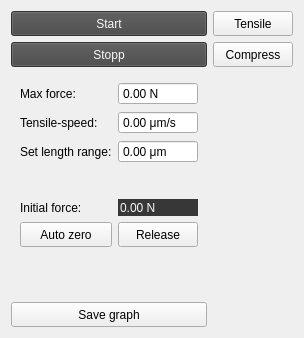
           <widget class="QWidget" name="Sone1" native="true">
            <property name="styleSheet">
             <string notr="true"/>
            </property>
            <layout class="QGridLayout" name="gridLayout_3">
             <item row="7" column="0">
              <widget class="QPushButton" name="stopButton">
               <property name="minimumSize">
                <size>
                 <width>0</width>
                 <height>25</height>
                </size>
               </property>
               <property name="palette">
                <palette>
                 <active>
                  <colorrole role="WindowText">
                   <brush brushstyle="SolidPattern">
                    <color alpha="255">
                     <red>249</red>
                     <green>249</green>
                     <blue>249</blue>
                    </color>
                   </brush>
                  </colorrole>
                  <colorrole role="Button">
                   <brush brushstyle="SolidPattern">
                    <color alpha="255">
                     <red>70</red>
                     <green>70</green>
                     <blue>70</blue>
                    </color>
                   </brush>
                  </colorrole>
                  <colorrole role="Text">
                   <brush brushstyle="SolidPattern">
                    <color alpha="255">
                     <red>249</red>
                     <green>249</green>
                     <blue>249</blue>
                    </color>
                   </brush>
                  </colorrole>
                  <colorrole role="ButtonText">
                   <brush brushstyle="SolidPattern">
                    <color alpha="255">
                     <red>249</red>
                     <green>249</green>
                     <blue>249</blue>
                    </color>
                   </brush>
                  </colorrole>
                  <colorrole role="Base">
                   <brush brushstyle="SolidPattern">
                    <color alpha="255">
                     <red>70</red>
                     <green>70</green>
                     <blue>70</blue>
                    </color>
                   </brush>
                  </colorrole>
                  <colorrole role="Window">
                   <brush brushstyle="SolidPattern">
                    <color alpha="255">
                     <red>70</red>
                     <green>70</green>
                     <blue>70</blue>
                    </color>
                   </brush>
                  </colorrole>
                  <colorrole role="PlaceholderText">
                   <brush brushstyle="NoBrush">
                    <color alpha="128">
                     <red>249</red>
                     <green>249</green>
                     <blue>249</blue>
                    </color>
                   </brush>
                  </colorrole>
                 </active>
                 <inactive>
                  <colorrole role="WindowText">
                   <brush brushstyle="SolidPattern">
                    <color alpha="255">
                     <red>249</red>
                     <green>249</green>
                     <blue>249</blue>
                    </color>
                   </brush>
                  </colorrole>
                  <colorrole role="Button">
                   <brush brushstyle="SolidPattern">
                    <color alpha="255">
                     <red>70</red>
                     <green>70</green>
                     <blue>70</blue>
                    </color>
                   </brush>
                  </colorrole>
                  <colorrole role="Text">
                   <brush brushstyle="SolidPattern">
                    <color alpha="255">
                     <red>249</red>
                     <green>249</green>
                     <blue>249</blue>
                    </color>
                   </brush>
                  </colorrole>
                  <colorrole role="ButtonText">
                   <brush brushstyle="SolidPattern">
                    <color alpha="255">
                     <red>249</red>
                     <green>249</green>
                     <blue>249</blue>
                    </color>
                   </brush>
                  </colorrole>
                  <colorrole role="Base">
                   <brush brushstyle="SolidPattern">
                    <color alpha="255">
                     <red>70</red>
                     <green>70</green>
                     <blue>70</blue>
                    </color>
                   </brush>
                  </colorrole>
                  <colorrole role="Window">
                   <brush brushstyle="SolidPattern">
                    <color alpha="255">
                     <red>70</red>
                     <green>70</green>
                     <blue>70</blue>
                    </color>
                   </brush>
                  </colorrole>
                  <colorrole role="PlaceholderText">
                   <brush brushstyle="NoBrush">
                    <color alpha="128">
                     <red>249</red>
                     <green>249</green>
                     <blue>249</blue>
                    </color>
                   </brush>
                  </colorrole>
                 </inactive>
                 <disabled>
                  <colorrole role="WindowText">
                   <brush brushstyle="SolidPattern">
                    <color alpha="255">
                     <red>249</red>
                     <green>249</green>
                     <blue>249</blue>
                    </color>
                   </brush>
                  </colorrole>
                  <colorrole role="Button">
                   <brush brushstyle="SolidPattern">
                    <color alpha="255">
                     <red>70</red>
                     <green>70</green>
                     <blue>70</blue>
                    </color>
                   </brush>
                  </colorrole>
                  <colorrole role="Text">
                   <brush brushstyle="SolidPattern">
                    <color alpha="255">
                     <red>249</red>
                     <green>249</green>
                     <blue>249</blue>
                    </color>
                   </brush>
                  </colorrole>
                  <colorrole role="ButtonText">
                   <brush brushstyle="SolidPattern">
                    <color alpha="255">
                     <red>249</red>
                     <green>249</green>
                     <blue>249</blue>
                    </color>
                   </brush>
                  </colorrole>
                  <colorrole role="Base">
                   <brush brushstyle="SolidPattern">
                    <color alpha="255">
                     <red>70</red>
                     <green>70</green>
                     <blue>70</blue>
                    </color>
                   </brush>
                  </colorrole>
                  <colorrole role="Window">
                   <brush brushstyle="SolidPattern">
                    <color alpha="255">
                     <red>70</red>
                     <green>70</green>
                     <blue>70</blue>
                    </color>
                   </brush>
                  </colorrole>
                  <colorrole role="PlaceholderText">
                   <brush brushstyle="NoBrush">
                    <color alpha="128">
                     <red>249</red>
                     <green>249</green>
                     <blue>249</blue>
                    </color>
                   </brush>
                  </colorrole>
                 </disabled>
                </palette>
               </property>
               <property name="text">
                <string>Stopp</string>
               </property>
              </widget>
             </item>
             <item row="8" column="1">
              <widget class="QWidget" name="widget" native="true"/>
             </item>
             <item row="6" column="0">
              <widget class="QPushButton" name="startButton">
               <property name="minimumSize">
                <size>
                 <width>0</width>
                 <height>25</height>
                </size>
               </property>
               <property name="palette">
                <palette>
                 <active>
                  <colorrole role="WindowText">
                   <brush brushstyle="SolidPattern">
                    <color alpha="255">
                     <red>249</red>
                     <green>249</green>
                     <blue>249</blue>
                    </color>
                   </brush>
                  </colorrole>
                  <colorrole role="Button">
                   <brush brushstyle="SolidPattern">
                    <color alpha="255">
                     <red>70</red>
                     <green>70</green>
                     <blue>70</blue>
                    </color>
                   </brush>
                  </colorrole>
                  <colorrole role="Text">
                   <brush brushstyle="SolidPattern">
                    <color alpha="255">
                     <red>249</red>
                     <green>249</green>
                     <blue>249</blue>
                    </color>
                   </brush>
                  </colorrole>
                  <colorrole role="ButtonText">
                   <brush brushstyle="SolidPattern">
                    <color alpha="255">
                     <red>249</red>
                     <green>249</green>
                     <blue>249</blue>
                    </color>
                   </brush>
                  </colorrole>
                  <colorrole role="Base">
                   <brush brushstyle="SolidPattern">
                    <color alpha="255">
                     <red>70</red>
                     <green>70</green>
                     <blue>70</blue>
                    </color>
                   </brush>
                  </colorrole>
                  <colorrole role="Window">
                   <brush brushstyle="SolidPattern">
                    <color alpha="255">
                     <red>70</red>
                     <green>70</green>
                     <blue>70</blue>
                    </color>
                   </brush>
                  </colorrole>
                  <colorrole role="PlaceholderText">
                   <brush brushstyle="NoBrush">
                    <color alpha="128">
                     <red>249</red>
                     <green>249</green>
                     <blue>249</blue>
                    </color>
                   </brush>
                  </colorrole>
                 </active>
                 <inactive>
                  <colorrole role="WindowText">
                   <brush brushstyle="SolidPattern">
                    <color alpha="255">
                     <red>249</red>
                     <green>249</green>
                     <blue>249</blue>
                    </color>
                   </brush>
                  </colorrole>
                  <colorrole role="Button">
                   <brush brushstyle="SolidPattern">
                    <color alpha="255">
                     <red>70</red>
                     <green>70</green>
                     <blue>70</blue>
                    </color>
                   </brush>
                  </colorrole>
                  <colorrole role="Text">
                   <brush brushstyle="SolidPattern">
                    <color alpha="255">
                     <red>249</red>
                     <green>249</green>
                     <blue>249</blue>
                    </color>
                   </brush>
                  </colorrole>
                  <colorrole role="ButtonText">
                   <brush brushstyle="SolidPattern">
                    <color alpha="255">
                     <red>249</red>
                     <green>249</green>
                     <blue>249</blue>
                    </color>
                   </brush>
                  </colorrole>
                  <colorrole role="Base">
                   <brush brushstyle="SolidPattern">
                    <color alpha="255">
                     <red>70</red>
                     <green>70</green>
                     <blue>70</blue>
                    </color>
                   </brush>
                  </colorrole>
                  <colorrole role="Window">
                   <brush brushstyle="SolidPattern">
                    <color alpha="255">
                     <red>70</red>
                     <green>70</green>
                     <blue>70</blue>
                    </color>
                   </brush>
                  </colorrole>
                  <colorrole role="PlaceholderText">
                   <brush brushstyle="NoBrush">
                    <color alpha="128">
                     <red>249</red>
                     <green>249</green>
                     <blue>249</blue>
                    </color>
                   </brush>
                  </colorrole>
                 </inactive>
                 <disabled>
                  <colorrole role="WindowText">
                   <brush brushstyle="SolidPattern">
                    <color alpha="255">
                     <red>249</red>
                     <green>249</green>
                     <blue>249</blue>
                    </color>
                   </brush>
                  </colorrole>
                  <colorrole role="Button">
                   <brush brushstyle="SolidPattern">
                    <color alpha="255">
                     <red>70</red>
                     <green>70</green>
                     <blue>70</blue>
                    </color>
                   </brush>
                  </colorrole>
                  <colorrole role="Text">
                   <brush brushstyle="SolidPattern">
                    <color alpha="255">
                     <red>249</red>
                     <green>249</green>
                     <blue>249</blue>
                    </color>
                   </brush>
                  </colorrole>
                  <colorrole role="ButtonText">
                   <brush brushstyle="SolidPattern">
                    <color alpha="255">
                     <red>249</red>
                     <green>249</green>
                     <blue>249</blue>
                    </color>
                   </brush>
                  </colorrole>
                  <colorrole role="Base">
                   <brush brushstyle="SolidPattern">
                    <color alpha="255">
                     <red>70</red>
                     <green>70</green>
                     <blue>70</blue>
                    </color>
                   </brush>
                  </colorrole>
                  <colorrole role="Window">
                   <brush brushstyle="SolidPattern">
                    <color alpha="255">
                     <red>70</red>
                     <green>70</green>
                     <blue>70</blue>
                    </color>
                   </brush>
                  </colorrole>
                  <colorrole role="PlaceholderText">
                   <brush brushstyle="NoBrush">
                    <color alpha="128">
                     <red>249</red>
                     <green>249</green>
                     <blue>249</blue>
                    </color>
                   </brush>
                  </colorrole>
                 </disabled>
                </palette>
               </property>
               <property name="text">
                <string>Start</string>
               </property>
              </widget>
             </item>
             <item row="6" column="1">
              <widget class="QPushButton" name="tensileButton">
               <property name="minimumSize">
                <size>
                 <width>0</width>
                 <height>25</height>
                </size>
               </property>
               <property name="text">
                <string>Tensile</string>
               </property>
              </widget>
             </item>
             <item row="8" column="0">
              <widget class="QWidget" name="sone1_1" native="true">
               <layout class="QGridLayout" name="gridLayout_2">
                <item row="1" column="0">
                 <widget class="QLabel" name="label">
                  <property name="text">
                   <string>Tensile-speed:</string>
                  </property>
                 </widget>
                </item>
                <item row="5" column="1">
                 <widget class="QPushButton" name="releaseMatButton">
                  <property name="minimumSize">
                   <size>
                    <width>0</width>
                    <height>25</height>
                   </size>
                  </property>
                  <property name="text">
                   <string>Release</string>
                  </property>
                 </widget>
                </item>
                <item row="6" column="1">
                 <spacer name="verticalSpacer_2">
                  <property name="orientation">
                   <enum>Qt::Vertical</enum>
                  </property>
                  <property name="sizeType">
                   <enum>QSizePolicy::Preferred</enum>
                  </property>
                  <property name="sizeHint" stdset="0">
                   <size>
                    <width>20</width>
                    <height>40</height>
                   </size>
                  </property>
                 </spacer>
                </item>
                <item row="0" column="1">
                 <widget class="QDoubleSpinBox" name="RWmaxForce">
                  <property name="buttonSymbols">
                   <enum>QAbstractSpinBox::NoButtons</enum>
                  </property>
                  <property name="suffix">
                   <string> N</string>
                  </property>
                  <property name="maximum">
                   <double>2500.000000000000000</double>
                  </property>
                 </widget>
                </item>
                <item row="3" column="1">
                 <spacer name="verticalSpacer">
                  <property name="orientation">
                   <enum>Qt::Vertical</enum>
                  </property>
                  <property name="sizeType">
                   <enum>QSizePolicy::Preferred</enum>
                  </property>
                  <property name="sizeHint" stdset="0">
                   <size>
                    <width>20</width>
                    <height>30</height>
                   </size>
                  </property>
                 </spacer>
                </item>
                <item row="5" column="0">
                 <widget class="QPushButton" name="autoZeroButton">
                  <property name="minimumSize">
                   <size>
                    <width>0</width>
                    <height>25</height>
                   </size>
                  </property>
                  <property name="text">
                   <string>Auto zero</string>
                  </property>
                 </widget>
                </item>
                <item row="4" column="0">
                 <widget class="QLabel" name="label_4">
                  <property name="text">
                   <string>Initial force:</string>
                  </property>
                 </widget>
                </item>
                <item row="0" column="0">
                 <widget class="QLabel" name="label_2">
                  <property name="text">
                   <string>Max force:</string>
                  </property>
                 </widget>
                </item>
                <item row="2" column="0">
                 <widget class="QLabel" name="label_3">
                  <property name="text">
                   <string>Set length range:</string>
                  </property>
                 </widget>
                </item>
                <item row="4" column="1">
                 <widget class="QDoubleSpinBox" name="RWinitialForce">
                  <property name="palette">
                   <palette>
                    <active>
                     <colorrole role="WindowText">
                      <brush brushstyle="SolidPattern">
                       <color alpha="255">
                        <red>249</red>
                        <green>249</green>
                        <blue>249</blue>
                       </color>
                      </brush>
                     </colorrole>
                     <colorrole role="Button">
                      <brush brushstyle="SolidPattern">
                       <color alpha="255">
                        <red>55</red>
                        <green>55</green>
                        <blue>55</blue>
                       </color>
                      </brush>
                     </colorrole>
                     <colorrole role="Text">
                      <brush brushstyle="SolidPattern">
                       <color alpha="255">
                        <red>249</red>
                        <green>249</green>
                        <blue>249</blue>
                       </color>
                      </brush>
                     </colorrole>
                     <colorrole role="ButtonText">
                      <brush brushstyle="SolidPattern">
                       <color alpha="255">
                        <red>249</red>
                        <green>249</green>
                        <blue>249</blue>
                       </color>
                      </brush>
                     </colorrole>
                     <colorrole role="Base">
                      <brush brushstyle="SolidPattern">
                       <color alpha="255">
                        <red>55</red>
                        <green>55</green>
                        <blue>55</blue>
                       </color>
                      </brush>
                     </colorrole>
                     <colorrole role="Window">
                      <brush brushstyle="SolidPattern">
                       <color alpha="255">
                        <red>55</red>
                        <green>55</green>
                        <blue>55</blue>
                       </color>
                      </brush>
                     </colorrole>
                     <colorrole role="PlaceholderText">
                      <brush brushstyle="NoBrush">
                       <color alpha="128">
                        <red>249</red>
                        <green>249</green>
                        <blue>249</blue>
                       </color>
                      </brush>
                     </colorrole>
                    </active>
                    <inactive>
                     <colorrole role="WindowText">
                      <brush brushstyle="SolidPattern">
                       <color alpha="255">
                        <red>249</red>
                        <green>249</green>
                        <blue>249</blue>
                       </color>
                      </brush>
                     </colorrole>
                     <colorrole role="Button">
                      <brush brushstyle="SolidPattern">
                       <color alpha="255">
                        <red>55</red>
                        <green>55</green>
                        <blue>55</blue>
                       </color>
                      </brush>
                     </colorrole>
                     <colorrole role="Text">
                      <brush brushstyle="SolidPattern">
                       <color alpha="255">
                        <red>249</red>
                        <green>249</green>
                        <blue>249</blue>
                       </color>
                      </brush>
                     </colorrole>
                     <colorrole role="ButtonText">
                      <brush brushstyle="SolidPattern">
                       <color alpha="255">
                        <red>249</red>
                        <green>249</green>
                        <blue>249</blue>
                       </color>
                      </brush>
                     </colorrole>
                     <colorrole role="Base">
                      <brush brushstyle="SolidPattern">
                       <color alpha="255">
                        <red>55</red>
                        <green>55</green>
                        <blue>55</blue>
                       </color>
                      </brush>
                     </colorrole>
                     <colorrole role="Window">
                      <brush brushstyle="SolidPattern">
                       <color alpha="255">
                        <red>55</red>
                        <green>55</green>
                        <blue>55</blue>
                       </color>
                      </brush>
                     </colorrole>
                     <colorrole role="PlaceholderText">
                      <brush brushstyle="NoBrush">
                       <color alpha="128">
                        <red>249</red>
                        <green>249</green>
                        <blue>249</blue>
                       </color>
                      </brush>
                     </colorrole>
                    </inactive>
                    <disabled>
                     <colorrole role="WindowText">
                      <brush brushstyle="SolidPattern">
                       <color alpha="255">
                        <red>249</red>
                        <green>249</green>
                        <blue>249</blue>
                       </color>
                      </brush>
                     </colorrole>
                     <colorrole role="Button">
                      <brush brushstyle="SolidPattern">
                       <color alpha="255">
                        <red>55</red>
                        <green>55</green>
                        <blue>55</blue>
                       </color>
                      </brush>
                     </colorrole>
                     <colorrole role="Text">
                      <brush brushstyle="SolidPattern">
                       <color alpha="255">
                        <red>249</red>
                        <green>249</green>
                        <blue>249</blue>
                       </color>
                      </brush>
                     </colorrole>
                     <colorrole role="ButtonText">
                      <brush brushstyle="SolidPattern">
                       <color alpha="255">
                        <red>249</red>
                        <green>249</green>
                        <blue>249</blue>
                       </color>
                      </brush>
                     </colorrole>
                     <colorrole role="Base">
                      <brush brushstyle="SolidPattern">
                       <color alpha="255">
                        <red>55</red>
                        <green>55</green>
                        <blue>55</blue>
                       </color>
                      </brush>
                     </colorrole>
                     <colorrole role="Window">
                      <brush brushstyle="SolidPattern">
                       <color alpha="255">
                        <red>55</red>
                        <green>55</green>
                        <blue>55</blue>
                       </color>
                      </brush>
                     </colorrole>
                     <colorrole role="PlaceholderText">
                      <brush brushstyle="NoBrush">
                       <color alpha="128">
                        <red>249</red>
                        <green>249</green>
                        <blue>249</blue>
                       </color>
                      </brush>
                     </colorrole>
                    </disabled>
                   </palette>
                  </property>
                  <property name="frame">
                   <bool>false</bool>
                  </property>
                  <property name="alignment">
                   <set>Qt::AlignLeading|Qt::AlignLeft|Qt::AlignVCenter</set>
                  </property>
                  <property name="buttonSymbols">
                   <enum>QAbstractSpinBox::NoButtons</enum>
                  </property>
                  <property name="keyboardTracking">
                   <bool>true</bool>
                  </property>
                  <property name="suffix">
                   <string> N</string>
                  </property>
                 </widget>
                </item>
                <item row="1" column="1">
                 <widget class="QDoubleSpinBox" name="RWtensileSpeed">
                  <property name="buttonSymbols">
                   <enum>QAbstractSpinBox::NoButtons</enum>
                  </property>
                  <property name="suffix">
                   <string> μm/s</string>
                  </property>
                 </widget>
                </item>
                <item row="2" column="1">
                 <widget class="QDoubleSpinBox" name="RWlengthRange">
                  <property name="buttonSymbols">
                   <enum>QAbstractSpinBox::NoButtons</enum>
                  </property>
                  <property name="suffix">
                   <string> μm</string>
                  </property>
                 </widget>
                </item>
               </layout>
              </widget>
             </item>
             <item row="9" column="0">
              <widget class="QPushButton" name="saveGraphButton">
               <property name="minimumSize">
                <size>
                 <width>0</width>
                 <height>25</height>
                </size>
               </property>
               <property name="text">
                <string>Save graph</string>
               </property>
              </widget>
             </item>
             <item row="7" column="1">
              <widget class="QPushButton" name="compressButton">
               <property name="minimumSize">
                <size>
                 <width>0</width>
                 <height>25</height>
                </size>
               </property>
               <property name="text">
                <string>Compress</string>
               </property>
              </widget>
             </item>
            </layout>
            <zorder>sone1_1</zorder>
            <zorder>saveGraphButton</zorder>
            <zorder>widget</zorder>
            <zorder>stopButton</zorder>
            <zorder>startButton</zorder>
            <zorder>tensileButton</zorder>
            <zorder>compressButton</zorder>
           </widget>
